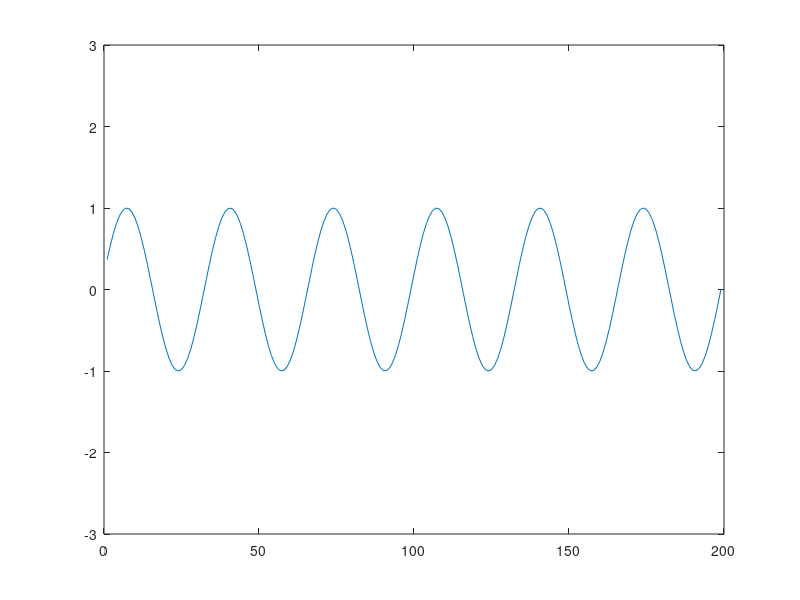

This chart was generated by the following MATLAB code: (Note: this script raises an error after producing the figure.)
%% PLots a random signal oscilloscope like
clear all
close all
clc

% t = randn( 1, 1000 );
t = 0 : 0.01 : 10;
y = sin( 2 * pi * 3 * t );
nPtsStart = 200;
% h = plot( t( 1 : nPtsStart ), y( 1 : nPtsStart ) );
h = plot( y( 1 : nPtsStart ) );
ylim( [ -3 3 ] );
n = 2; % points to advance

while n + 199 <= numel( y )
   newy = y( n + ( 1 : 199 ) );
%    newt = t( n + ( 1 : 199 ) );
   set(...
       h,...
       'ydata', newy )
%        'xdata', newt )
   drawnow;
   n = n + 1;
   pause( 0.01 )
end

%% PLots spectrogram as oscillsocpoe
clear all
close all
clc


vidObj = VideoWriter( 'chirp.mp4' );
vidObj.FrameRate = 60;  % Default 30
vidObj.Quality = 100; 
% vidObj.FileFormat = 'mp4';
% vidObj.VideoCompressionMethod = 
% myVideo.Quality = 75;    % Default 75

t = 0 : 0.001 : 10;
x = chirp( t, 100, 1, 200, 'quadratic' );
s = spectrogram( x, 128, 120, 128, 1e3 );
S = abs( s );
hS = imagesc( S( :, 1 : 200 ) );
colormap magma
axis xy
ylim( [ 0 65 ] )
caxis( [ 0 35 ] )
n = 2;
[ r, c ] = size( S );
fCnt = 1;
while n + 199 <= c
   newS = S( :, n + ( 1 : 199 ) );
   set( hS, 'cdata', newS );
   drawnow;
   n = n + 1;
   
   F( fCnt ) = getframe( gcf );
   fCnt = fCnt + 1;
%    pause( 0.01 )
   
end

% hFig = figure;
% movie( hFig, F, 1, 60 )

% open( vidObj );
% writeVideo( vidObj, F );
% close( vidObj );